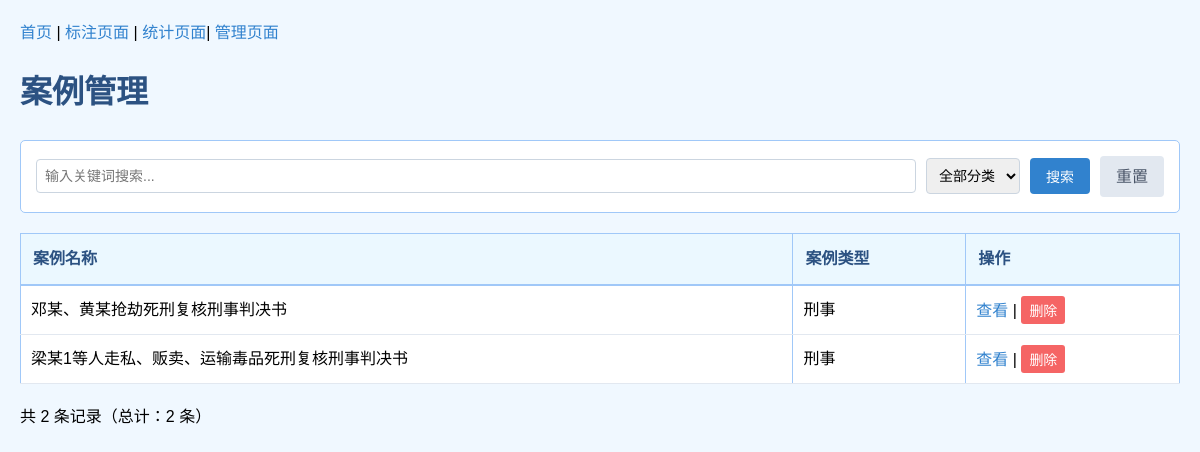
The page /manage on the database as committed earlier.
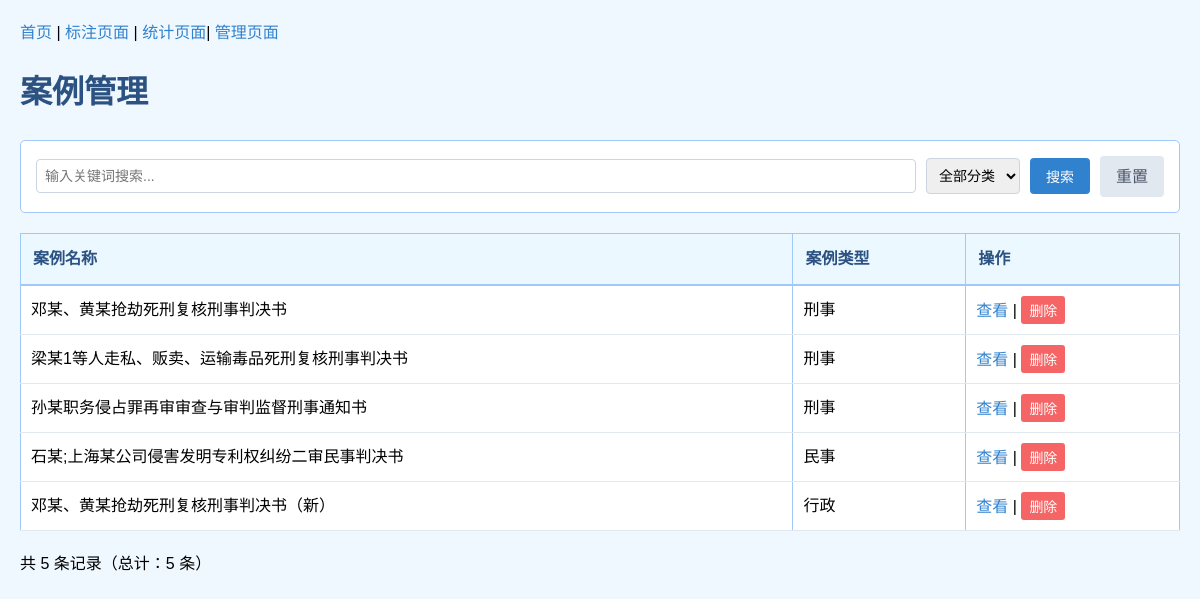
The same page on the database as committed later.
### app/database.py (models this page shows, shortened)
class Case(db.Model):
    __tablename__ = 'cases'
    id = db.Column(db.Integer, primary_key=True)
    name = db.Column(db.String(50), nullable=False, unique=True)
    time = db.Column(db.Date, default=date.today)
    sort = db.Column(db.String(10))
    cause = db.Column(db.String(200))
    result = db.Column(db.String(200))
    content = db.Column(db.Text)
    browses = db.Column(db.Integer, default=0)
    summary = db.Column(db.Text, default='')  # 文本摘要
    keywords = db.Column(db.Text, default='[]')  # 关键词列表（JSON格式）
    is_nlp_analyzed = db.Column(db.Boolean, default=False)  # 是否已分析
    analyzed_at = db.Column(db.DateTime)  # 分析时间

### app/manage.py (the view, shortened to what this page needs)
@manage_bp.route('/manage')
def manage():
    keyword = request.args.get('keyword', '').strip()
    sort_type = request.args.get('sort', '').strip()
    query = Case.query
    if sort_type:
        query = query.filter(Case.sort == sort_type)
    cases = query.all()
    all_sorts = db.session.query(Case.sort).distinct().all()
    all_sorts = [s[0] for s in all_sorts if s[0]]
    total_count = Case.query.count()
    filtered_count = len(cases)
    return render_template('manage.html',
                         cases=cases,
                         keyword=keyword,
                         selected_sort=sort_type,
                         all_sorts=all_sorts,
                         total_count=total_count,
                         filtered_count=filtered_count)

### app/templates/manage.html (shortened to what this page needs)
<!DOCTYPE html>
<html>
<body>
    <a href="/">首页</a> |
    <a href="/annotate">标注页面</a> |
    <a href="/statistic">统计页面</a>|
    <a href="/manage">管理页面</a>
    <h1>案例管理</h1>
    <div style="margin: 20px 0; padding: 15px; background-color: white; border: 1px solid #a0c8f8; border-radius: 5px;">
        <form method="GET" action="/manage" style="display: flex; gap: 10px; align-items: center;">
            <input type="text"
                   name="keyword"
                   placeholder="输入关键词搜索..."
                   style="flex: 1; padding: 8px; border: 1px solid #cbd5e0; border-radius: 4px;"
                   value="{{ keyword or '' }}">
            <select name="sort" style="padding: 8px; border: 1px solid #cbd5e0; border-radius: 4px;">
                <option value="">全部分类</option>
            </select>
            <button type="submit"
                    style="padding: 8px 16px; background-color: #3182ce; color: white; border: none; border-radius: 4px; cursor: pointer;">
                搜索
            </button>
            <a href="/manage"
               style="padding: 8px 16px; background-color: #e2e8f0; color: #4a5568; border-radius: 4px; text-decoration: none;">
                重置
            </a>
        </form>
    </div>
    <table border="1">
        <tr>
            <th>案例名称</th>
            <th>案例类型</th>
            <th>操作</th>
        </tr>
        {% for case in cases %}
        <tr>
            <td>
                {{ case.name }}
            </td>
            <td>{{ case.sort }}</td>
            <td>
                <a href="/annotate?case_id={{ case.id }}">查看</a>
                |
                <form action="/delete/{{ case.id }}" method="POST" style="display: inline;">
                    <button type="submit" onclick="return confirm('确定删除【{{ case.name }}】吗？')"
                             background: none; border: none; cursor: pointer; text-decoration: underline; padding: 0;">
                        删除
                    </button>
                </form>
            </td>
        </tr>
        {% endfor %}
    </table>
    <p>共 {{ filtered_count }} 条记录（总计：{{ total_count }} 条）</p>
</body>
</html>

### app/templates/manage.html (style rules this page uses)
body { background-color: #f0f8ff; font-family: Arial, sans-serif; margin: 20px; line-height: 1.6; }
h1 { color: #2c5282; }
table { width: 100%; border-collapse: collapse; margin: 20px 0; background-color: white; border: 1px solid #a0c8f8; }
th { background-color: #ebf8ff; color: #2c5282; padding: 12px; text-align: left; border-bottom: 2px solid #a0c8f8; }
td { padding: 10px; border-bottom: 1px solid #e2e8f0; }
a { color: #3182ce; text-decoration: none; }
button { background-color: #f56565; color: white; border: none; padding: 4px 8px; border-radius: 3px; cursor: pointer; font-size: 14px; }
input[type="text"], select { font-size: 14px; }

Rows that differ between the two databases and show on the page:
added Case: name "孙某职务侵占罪再审审查与审判监督刑事通知书", sort "刑事"
added Case: name "石某;上海某公司侵害发明专利权纠纷二审民事判决书", sort "民事"
added Case: name "邓某、黄某抢劫死刑复核刑事判决书（新）", sort "行政"
Other text that changed with them:
{{ filtered_count }}: "2" → "5"
{{ total_count }}: "2" → "5"
